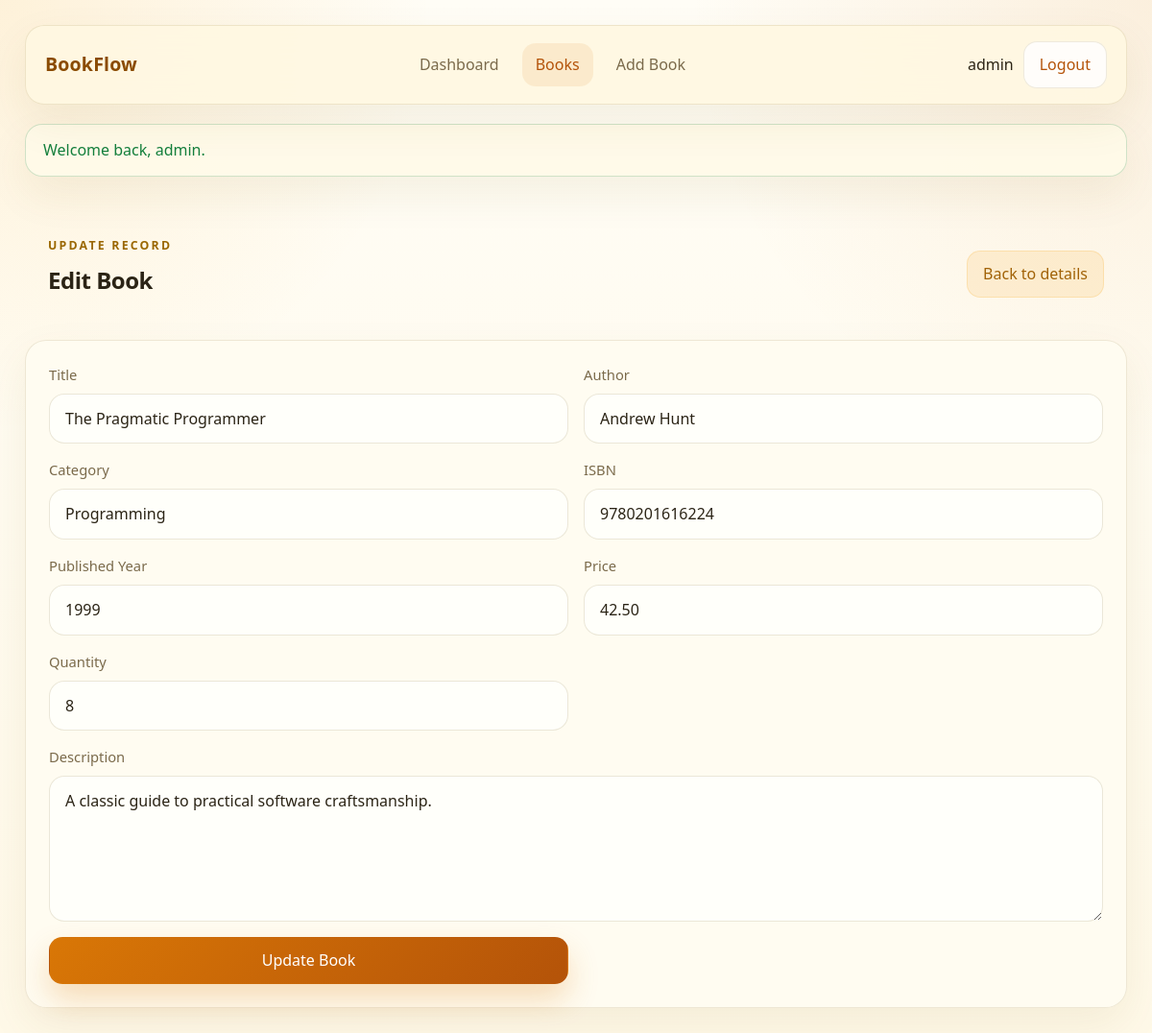
The app's page /books/edit.php?id=1 (signed in) with its own data.
### tables this page shows
CREATE TABLE IF NOT EXISTS books (
    id INT UNSIGNED AUTO_INCREMENT PRIMARY KEY,
    title VARCHAR(255) NOT NULL,
    author VARCHAR(255) NOT NULL,
    category VARCHAR(150) NOT NULL,
    isbn VARCHAR(50) DEFAULT NULL,
    published_year INT DEFAULT NULL,
    price DECIMAL(10,2) NOT NULL DEFAULT 0.00,
    quantity INT NOT NULL DEFAULT 0,
    description TEXT DEFAULT NULL,
    created_at TIMESTAMP DEFAULT CURRENT_TIMESTAMP,
    updated_at TIMESTAMP DEFAULT CURRENT_TIMESTAMP ON UPDATE CURRENT_TIMESTAMP
);

### books/edit.php (the view, shortened to what this page needs)
<?php
require_once __DIR__ . '/../config/database.php';
$bookId = (int) ($_GET['id'] ?? 0);
$stmt = $pdo->prepare('SELECT * FROM books WHERE id = :id LIMIT 1');
$stmt->execute(['id' => $bookId]);
$book = $stmt->fetch();
require_once __DIR__ . '/../includes/header.php';
?>
<section class="section-head">
    <div>
        <p class="eyebrow">Update record</p>
        <h1>Edit Book</h1>
    </div>
    <a class="btn btn-secondary" href="<?= APP_BASE ?>/books/show.php?id=<?= (int) $book['id'] ?>">Back to details</a>
</section>
<section class="card form-card">
    <form class="form-grid" action="update.php" method="post">
        <label>
            <span>Title</span>
            <input type="text" name="title" value="<?= htmlspecialchars($book['title']) ?>" required>
        </label>
        <label>
            <span>Author</span>
            <input type="text" name="author" value="<?= htmlspecialchars($book['author']) ?>" required>
        </label>
        <label>
            <span>Category</span>
            <input type="text" name="category" value="<?= htmlspecialchars($book['category']) ?>" required>
        </label>
        <label>
            <span>ISBN</span>
            <input type="text" name="isbn" value="<?= htmlspecialchars($book['isbn'] ?? '') ?>">
        </label>
        <label>
            <span>Published Year</span>
            <input type="number" name="published_year" min="0" max="9999" value="<?= htmlspecialchars((string) ($book['published_year'] ?? '')) ?>">
        </label>
        <label>
            <span>Price</span>
            <input type="number" name="price" step="0.01" min="0" value="<?= htmlspecialchars((string) $book['price']) ?>" required>
        </label>
        <label>
            <span>Quantity</span>
            <input type="number" name="quantity" step="1" min="0" value="<?= (int) $book['quantity'] ?>" required>
        </label>
        <label class="full-width">
            <span>Description</span>
            <textarea name="description" rows="5"><?= htmlspecialchars($book['description'] ?? '') ?></textarea>
        </label>
        <button class="btn btn-primary" type="submit">Update Book</button>
    </form>
</section>
<?php require_once __DIR__ . '/../includes/footer.php'; ?>

### assets/css/style.css (style rules this page uses)
:root { --bg: #fff9e8; --bg-accent: #fff1bf; --panel: rgba(255, 252, 241, 0.92); --panel-strong: #ffffff; --text: #2b2416; --muted: #7a6a4b; --line: rgba(117, 86, 13, 0.12); --primary: #d97706; --primary-strong: #b45309; --secondary: #a16207; --danger: #b91c1c; --success: #15803d; --shadow: 0 18px 45px rgba(117, 86, 13, 0.08); --radius: 22px; }
* { box-sizing: border-box; }
html, body { margin: 0; min-height: 100%; }
body { color: var(--text); background: radial-gradient(circle at top left, rgba(245, 158, 11, 0.12), transparent 28%), radial-gradient(circle at top right, rgba(217, 119, 6, 0.1), transparent 30%), linear-gradient(180deg, #fffdf6 0%, var(--bg) 100%); font-family: "Aptos", "Segoe UI", "Helvetica Neue", Arial, sans-serif; line-height: 1.55; }
a { color: inherit; text-decoration: none; }
.card { border: 1px solid var(--line); border-radius: var(--radius); background: var(--panel); box-shadow: var(--shadow); backdrop-filter: blur(18px); }
.hero, .section-head, .toolbar-card, .table-card, .form-card, .auth-card, .details-grid { padding: 24px; }
.hero, .section-head, .detail-item, .stat-card, .auth-card { position: relative; overflow: hidden; }
.hero, .section-head { display: flex; justify-content: space-between; align-items: flex-end; gap: 20px; }
.section-head h1, .hero h1, .auth-copy h1, .table-card h2 { margin: 0; letter-spacing: -0.02em; }
.eyebrow { margin: 0 0 8px; text-transform: uppercase; letter-spacing: 0.18em; color: #9a6700; font-size: 0.77rem; font-weight: 700; }
.btn, .link-button, .danger-link { display: inline-flex; align-items: center; justify-content: center; gap: 8px; border: 1px solid transparent; border-radius: 14px; padding: 11px 16px; font: inherit; cursor: pointer; transition: transform 0.2s ease, box-shadow 0.2s ease, background 0.2s ease; }
.btn-primary { background: linear-gradient(135deg, var(--primary), var(--primary-strong)); color: #fff; box-shadow: 0 16px 32px rgba(217, 119, 6, 0.24); }
.btn-secondary { background: rgba(245, 158, 11, 0.12); color: var(--secondary); border-color: rgba(245, 158, 11, 0.18); }
.search-form, .form-grid { display: grid; gap: 16px; }
.form-grid { grid-template-columns: repeat(2, minmax(0, 1fr)); }
.form-grid label, .detail-item { display: grid; gap: 8px; }
.form-grid label span, .detail-item span { font-size: 0.92rem; color: var(--muted); }
.form-grid input, .form-grid textarea, .search-form input { width: 100%; border: 1px solid rgba(117, 86, 13, 0.14); border-radius: 16px; padding: 13px 16px; background: rgba(255, 255, 250, 0.98); color: var(--text); font: inherit; }
.full-width { grid-column: 1 / -1; }

### records on screen
books: title "The Pragmatic Programmer", author "Andrew Hunt", category "Programming", isbn "9780201616224", published_year "1999", price "42.50", quantity "8", description "A classic guide to practical software craftsmanship."

### other values on screen
$_SESSION['username'] "admin"
$_SESSION['flash']['message'] "Welcome back, admin."
